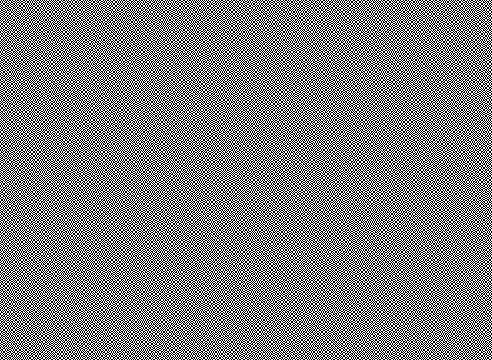
#> input picture cryptography/fashion_victim/tv.gif, 492 x 360 px
$ python xor.py
#> lines starting #> are read from the running program, lines starting #| are printed output that depends on the picture
import os
from PIL import Image, ImageSequence
import cv2
import numpy as np
from itertools import combinations

import pytesseract

def extract_gif_frames(gif_path):
#> called with gif_path = 'tv.gif'
    img = Image.open(gif_path)
#> img is the input picture: PIL image 492x360 P; mean R, G, B, A 127.5, 127.5, 127.5, 255
    frames = [frame.convert('RGB') for frame in ImageSequence.Iterator(img)]
#> frames = 31 items
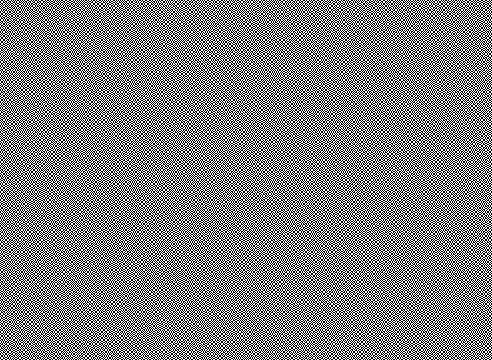
#> img: PIL image 492x360 RGBA; mean R, G, B, A 127.5, 127.5, 127.5, 255
    return [np.array(f) for f in frames]

def xor_pairwise(frames, output_dir="combination_xor"):
    os.makedirs(output_dir, exist_ok=True)
    for (i, j) in combinations(range(len(frames)), 2):
        result = cv2.bitwise_xor(frames[i], frames[j])
        out_path = os.path.join(output_dir, f"xor_{i}_{j}.png")
        cv2.imwrite(out_path, result.astype(np.uint8))

def detect_text_in_folder(folder_path, min_chars=3):
    results = []
    for filename in os.listdir(folder_path):
        if not filename.lower().endswith(('.png', '.jpg', '.jpeg', '.bmp')):
            continue

        path = os.path.join(folder_path, filename)
        image = cv2.imread(path)

        if image is None:
            continue

        text = pytesseract.image_to_string(image)
        cleaned = ''.join(ch for ch in text if ch.isalnum())

        if len(cleaned) >= min_chars:
            results.append((filename, text.strip()))

    return results
if __name__ == "__main__":
    gif_file = "tv.gif"
    frames = extract_gif_frames(gif_file)
#> frames = 31 items
    xor_pairwise(frames)
#> the loop in xor_pairwise, `for (i, j) in combinations(range(len(frames)), 2):` made 465 passes
#> (i, j) on passes 2 to 4: (0, 2), (0, 3), (0, 4)
#> pass 1, in xor_pairwise, `result = cv2.bitwise_xor(frames[i], frames[j])`:
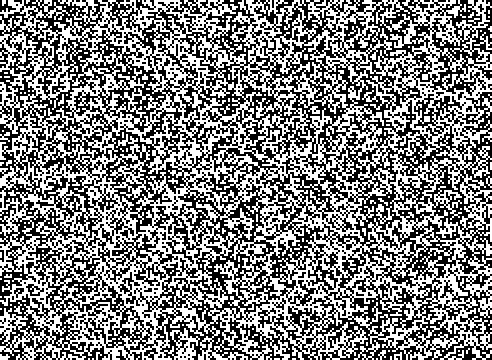
#> result: shape (360, 492, 3); 49.8% white in thin lines or dots
#> pass 3, in xor_pairwise, `result = cv2.bitwise_xor(frames[i], frames[j])`:
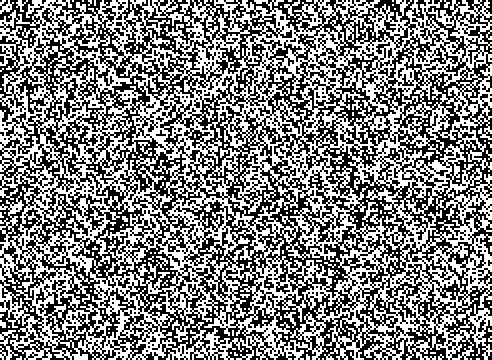
#> result: shape (360, 492, 3); 50.2% white; black in thin lines or dots
#> after the loop in xor_pairwise, `for (i, j) in combinations(range(len(frames)), 2):`:
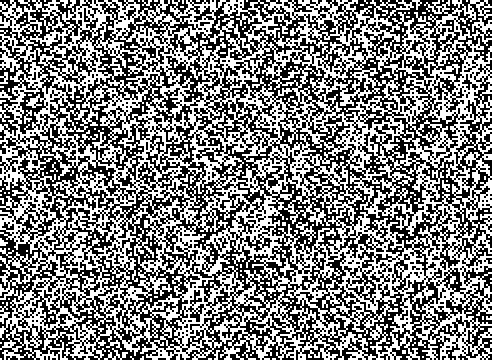
#> result: shape (360, 492, 3); 50.1% white; black in thin lines or dots
    found = detect_text_in_folder('combination_xor')
#> (the run stopped early here; a loop or call above may not have finished)
